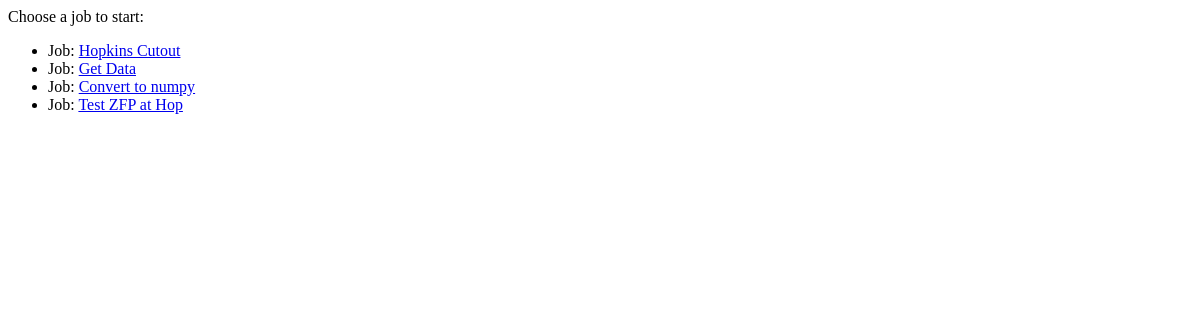
The page /fec/jobs/ on the database as committed earlier.
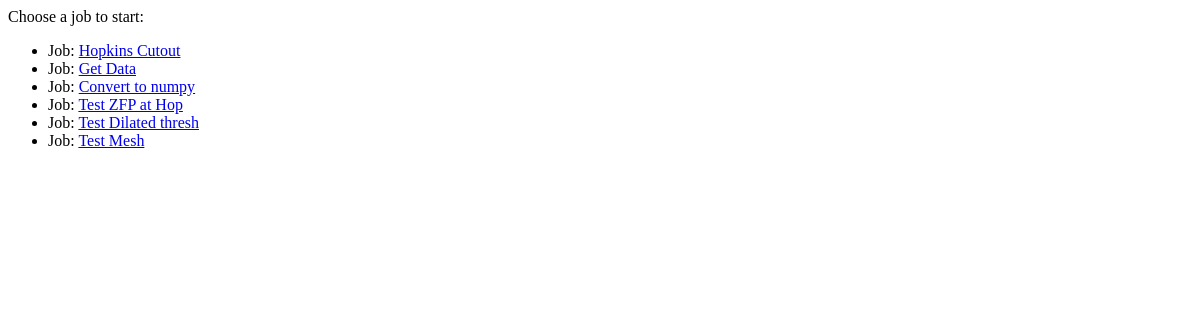
The same page on the database as committed later.
### fec/models.py (models this page shows, shortened)
class Job(models.Model):
    name = models.CharField(max_length=100)
    xlen = models.IntegerField(default=1) #Cube size is the same for all tasks in a job
    ylen = models.IntegerField(default=1)
    zlen = models.IntegerField(default=1)
    ghostcells = models.IntegerField(default=0)

### fec/views.py (the view)
def jobs(request):
    template = loader.get_template('fec/jobs.html')
    alljobs = Job.objects.all()
    response = HttpResponse(template.render({'jobs': alljobs}, request))
    return response

### fec/templates/fec/jobs.html (shortened to what this page needs)
<ul>
{% for job in jobs %}
     <li>Job: <a href = '/fec/spawnjob/{{job.id}}'>{{job.name}}</a></li>
{% endfor %}
</ul>

Rows that differ between the two databases and show on the page:
added Job: name "Test Dilated thresh"
added Job: name "Test Mesh"
